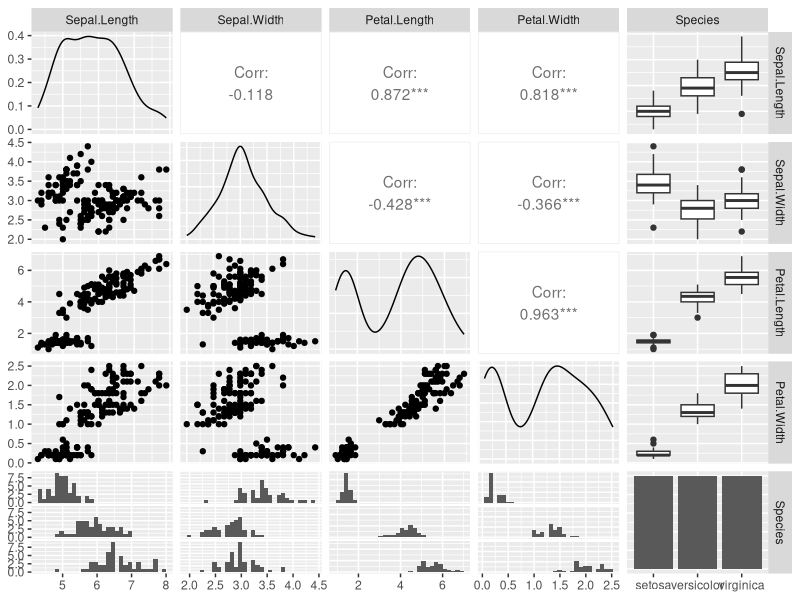
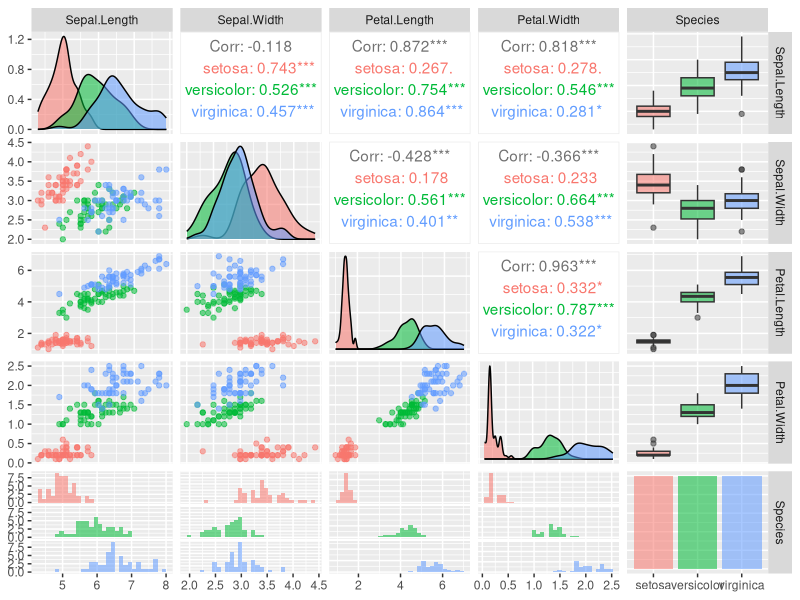
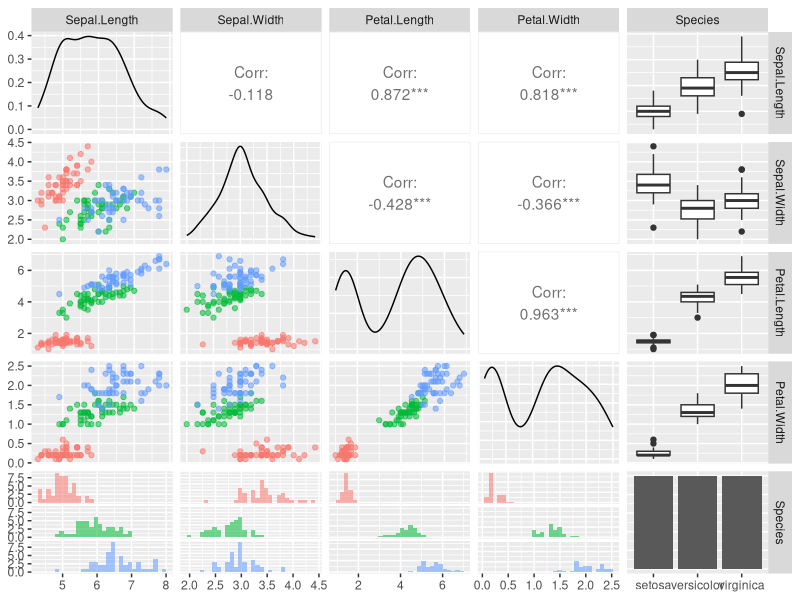
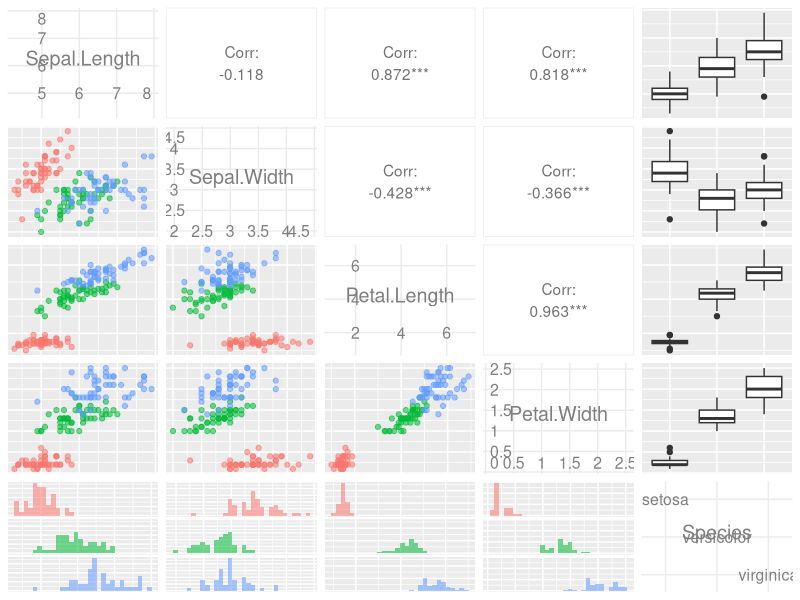
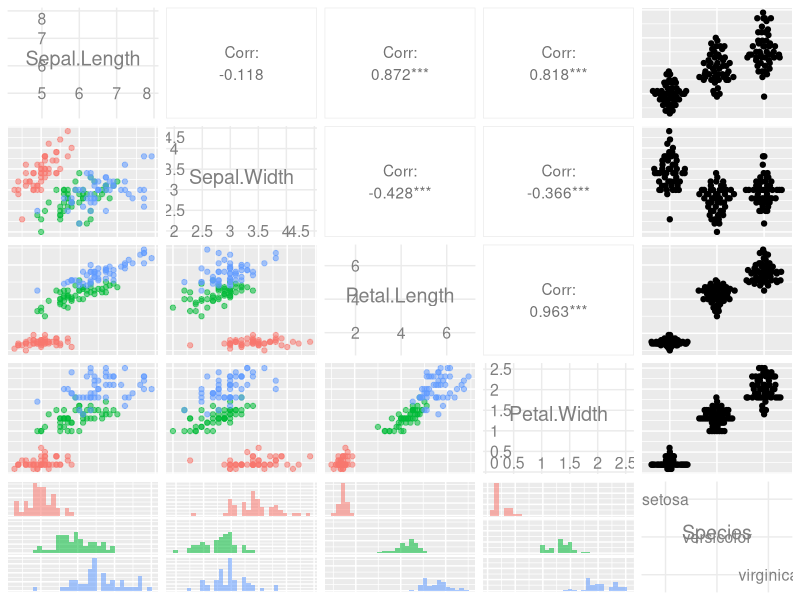
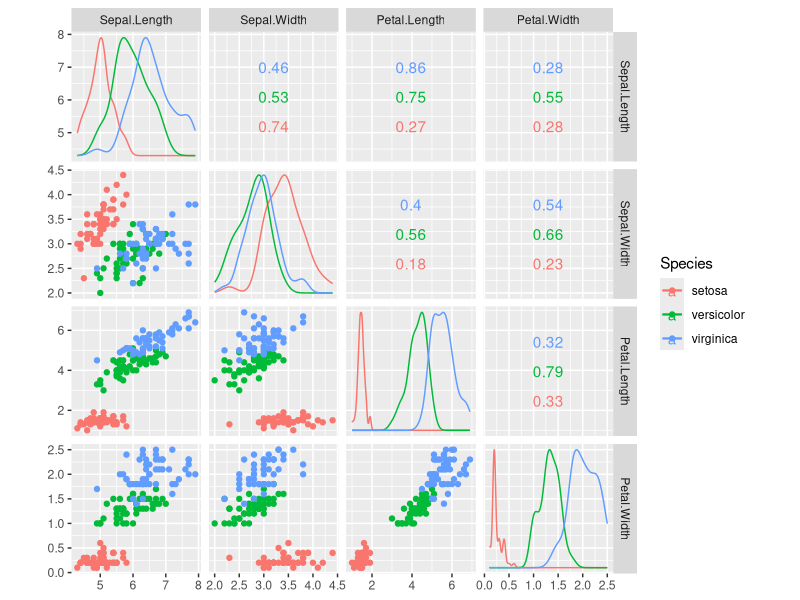
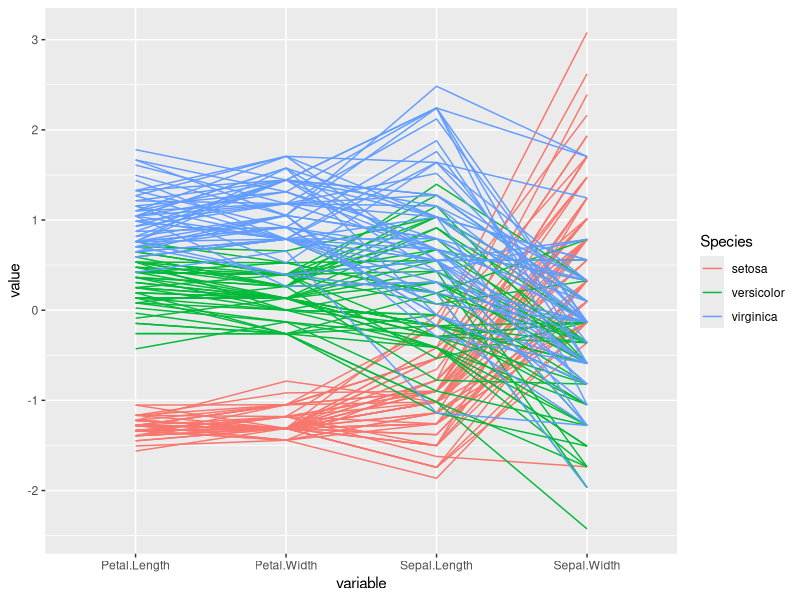
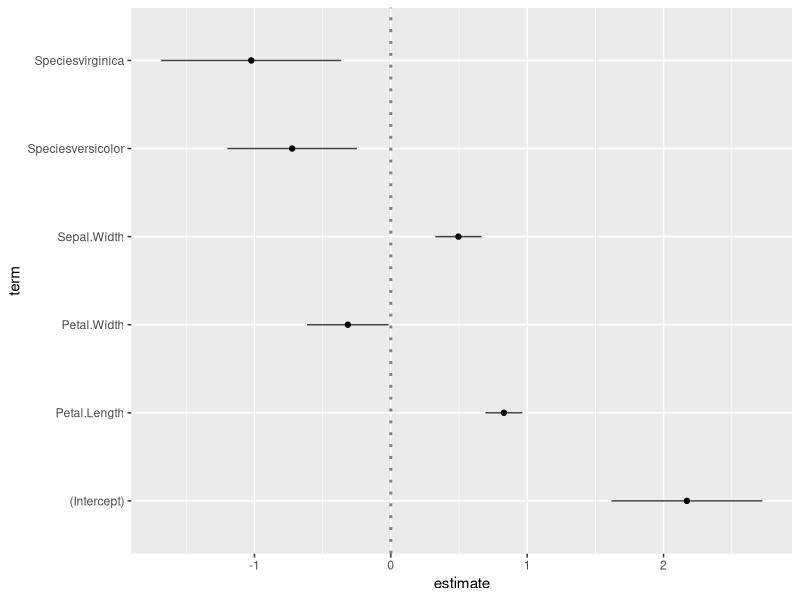

Here is the R script that generated these plots, in order:
## ---- chunk 1
knitr::opts_chunk$set(echo = TRUE)
## ---- chunk 2
library(ggplot2)
library(GGally)
ggpairs(iris)
## ---- chunk 3
ggpairs(iris, aes(color = Species, alpha = .5))
## ---- chunk 4
ggpairs(iris, 
        lower = list(mapping = aes(color = Species, alpha = .5)))
## ---- chunk 5
ggpairs(iris,
        lower = list(mapping = aes(color = Species, alpha = .5)),
        axisLabels = 'internal')
## ---- chunk 6
library(ggbeeswarm)
my_beeswarm <- function(data, mapping, ...) {
  ggplot(data = data, mapping = mapping) +
    ggbeeswarm::geom_quasirandom(...)
}
ggpairs(iris,
        lower = list(mapping = aes(color = Species, alpha = .6)),
        upper = list(combo = my_beeswarm),
        axisLabels = 'internal')
## ---- chunk 7
ggscatmat(iris, color = 'Species')
## ---- chunk 8
ggparcoord(data = iris, columns = 1:4, groupColumn = 5, order = 'allClass')
## ---- chunk 9
model <- lm(Sepal.Length ~ ., data = iris)
ggcoef(model)
## ---- chunk 10
ggcoef(model, errorbar_height = .15, aes(x = estimate, y = term, size = p.value))
## ---- chunk 11
ggnostic(model, columnsY = c(".resid", ".sigma", ".hat", ".cooksd", ".fitted", ".se.fit", ".std.resid"))
